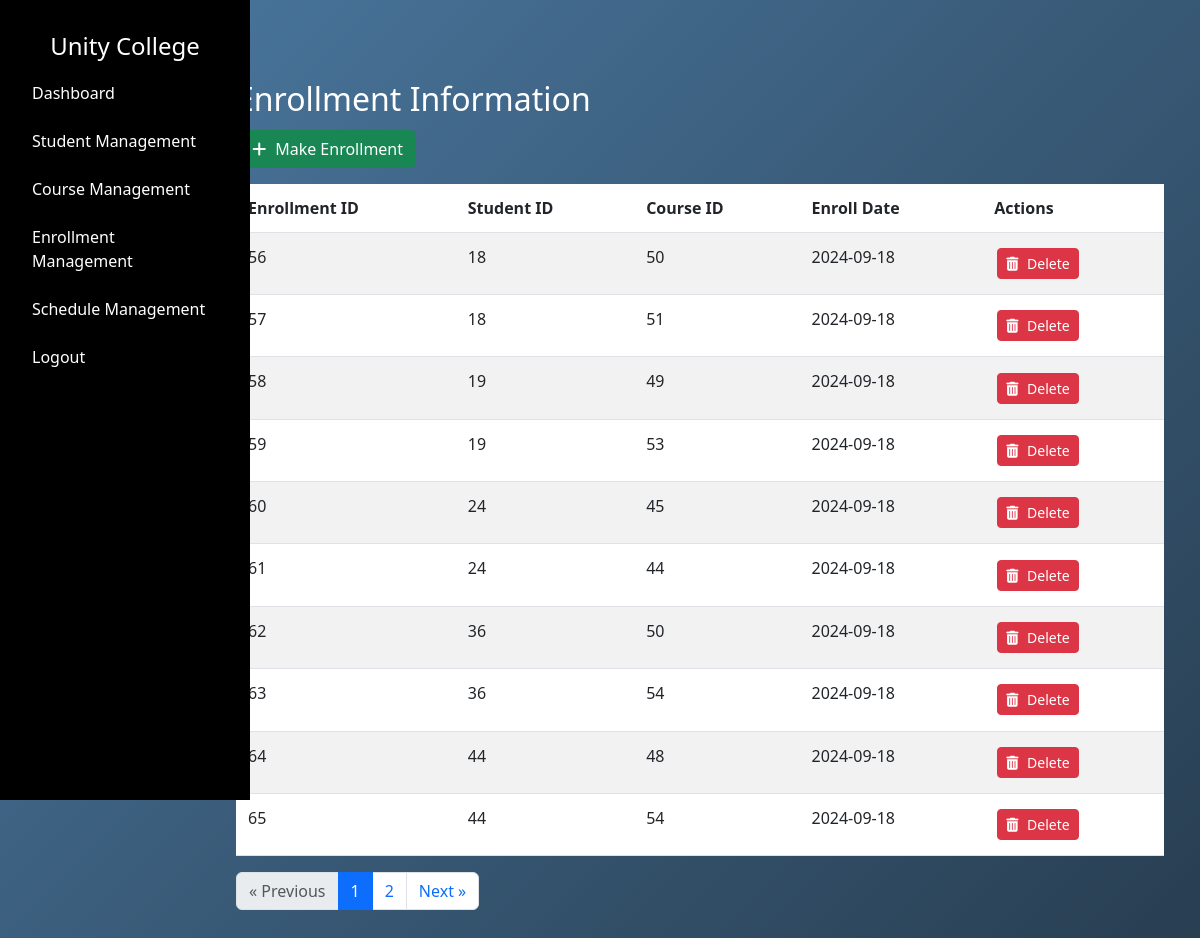
Screenshot of /admin/enrollmentmgt (signed in) with the database file from the repository.
### tables this page shows
CREATE TABLE "enrollment" (
    "id" INTEGER PRIMARY KEY AUTOINCREMENT,
    "student_id" INTEGER NOT NULL,
    "course_id" INTEGER NOT NULL,
    "enroll_date" DATE NOT NULL,
    FOREIGN KEY("student_id") REFERENCES "student"("id") ON DELETE RESTRICT,
    FOREIGN KEY("course_id") REFERENCES "course"("id") ON DELETE RESTRICT
);

### app.py (the view)
@app.route("/admin/enrollmentmgt", methods=["GET"])
def admin_view_enrollment():
    if 'admin_uid' not in session or session.get('user_type') != 'admin':
        return redirect(url_for('admin_login'))
    first_name = session.get('first_name')
    admin_uid = session.get('admin_uid')
    page = request.args.get('page', 1, type=int)
    per_page = 10
    total_enrollment = query_db("SELECT COUNT(*) FROM enrollment")[0][0]
    offset = (page - 1) * per_page
    enrollment_query = f"SELECT * FROM enrollment LIMIT {per_page} OFFSET {offset}"
    enrollment = query_db(enrollment_query)
    enrollment_list = []
    for record in enrollment:
        enrollment_dict = {
            "id": record[0],
            "student_id": record[1],
            "course_id": record[2],
            "enroll_date": record[3],
        }
        enrollment_list.append(enrollment_dict)
    total_pages = (total_enrollment + per_page - 1) // per_page
    return render_template(
        "admin/enrollmentmgmt.html",
        enrollment_list=enrollment_list,
        first_name=first_name,
        current_page=page,
        total_pages=total_pages,
        per_page=per_page,
        admin_uid=admin_uid
    )

### dbcontroller.py (called while the page is built)
def query_db(query, args=()):
    con = sqlite3.connect('advweb.db')
    cur = con.cursor()
    cur.execute(query, args)
    rv = cur.fetchall()
    cur.close()
    con.close()
    return rv

### templates/admin/enrollmentmgmt.html (shortened to what this page needs)
{% extends "/admin/layout.html" %} {% block content %}
<link href="/static/css/admin/enrollmentmgmt.css" rel="stylesheet" />
<link
  rel="stylesheet"
  href="https://cdnjs.cloudflare.com/ajax/libs/font-awesome/6.0.0-beta3/css/all.min.css"
/>
<div class="container mt-5">
  <h2 class="enrollinfotitle">Enrollment Information</h2>
  <a href="{{ url_for('admin_enroll') }}" class="btn btn-success mb-3">
    <i class="fas fa-plus"></i>
    </i> <span class="btn-text">Make Enrollment</span>
  </a>
  <div class="table-responsive">
    <table class="table table-striped">
      <thead>
        <tr>
          <th>Enrollment ID</th>
          <th>Student ID</th>
          <th>Course ID</th>
          <th>Enroll Date</th>
          <th>Actions</th>
        </tr>
      </thead>
      <tbody>
        {% for enrollment in enrollment_list %}
        <tr>
          <td>{{ enrollment['id'] }}</td>
          <td>{{ enrollment['student_id'] }}</td>
          <td>{{ enrollment['course_id'] }}</td>
          <td>{{ enrollment['enroll_date'] }}</td>
          <td>
            <form
              action="{{ url_for('delete_enrollment', id=enrollment['id']) }}"
              method="post"
              style="display: inline"
            >
              <button type="submit" class="btn btn-danger btn-sm">
                <i class="fas fa-trash-alt"></i>
                <span class="btn-text">Delete</span>
              </button>
            </form>
          </td>
        </tr>
        {% endfor %}
      </tbody>
    </table>
  </div>
  <nav aria-label="Page navigation" class="pagination-container">
    <ul class="pagination">
      <li class="page-item {% if current_page == 1 %}disabled{% endif %}">
        <a
          class="page-link"
          href="{{ url_for('admin_view_enrollment', page=current_page-1) }}"
          aria-label="Previous"
        >
          <span aria-hidden="true">&laquo;</span> Previous
        </a>
      </li>
      {% set page_range = [current_page - 1, current_page, current_page + 1] %}
      {% for p in page_range %} {% if p > 0 and p <= total_pages %}
      <li class="page-item {% if p == current_page %}active{% endif %}">
        <a
          class="page-link"
          href="{{ url_for('admin_view_enrollment', page=p) }}"
          >{{ p }}</a
        >
      </li>
      {% endif %} {% endfor %}
      <li
        class="page-item {% if current_page == total_pages %}disabled{% endif %}"
      >
        <a
          class="page-link"
          href="{{ url_for('admin_view_enrollment', page=current_page+1) }}"
          aria-label="Next"
        >
          Next <span aria-hidden="true">&raquo;</span>
        </a>
      </li>
    </ul>
  </nav>
</div>
{% endblock %}

### static/css/admin/layout.css (style rules this page uses)
body { font-family: Arial, sans-serif; margin: 0; background: linear-gradient(135deg, #4b79a1 0%, #283e51 100%) no-repeat center center fixed; }

### static/css/admin/enrollmentmgmt.css (style rules this page uses)
.table td, .table th { padding: 0.75rem; }
.table { margin-bottom: 1rem; background-color: transparent; }
.enrollinfotitle { color: white; }
.btn { margin: 0.2rem; }
.btn i { margin-right: 0.3rem; }
.btn-text { display: inline; }

### rows the page displays
enrollment: id "56", student_id "18", course_id "50", enroll_date "2024-09-18"
enrollment: id "57", student_id "18", course_id "51", enroll_date "2024-09-18"
enrollment: id "58", student_id "19", course_id "49", enroll_date "2024-09-18"
enrollment: id "59", student_id "19", course_id "53", enroll_date "2024-09-18"
enrollment: id "60", student_id "24", course_id "45", enroll_date "2024-09-18"
enrollment: id "61", student_id "24", course_id "44", enroll_date "2024-09-18"
enrollment: id "62", student_id "36", course_id "50", enroll_date "2024-09-18"
enrollment: id "63", student_id "36", course_id "54", enroll_date "2024-09-18"
enrollment: id "64", student_id "44", course_id "48", enroll_date "2024-09-18"
enrollment: id "65", student_id "44", course_id "54", enroll_date "2024-09-18"

### other values shown
{{ p }} "1" "2"
